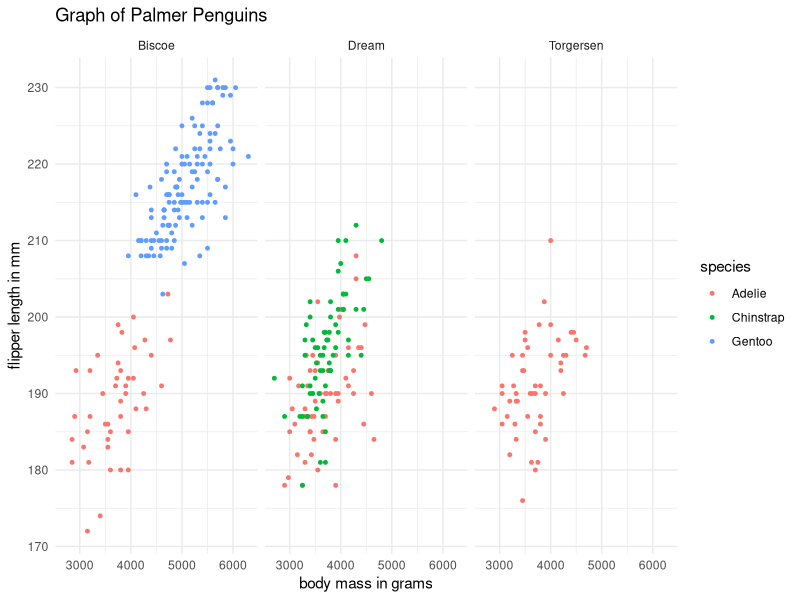
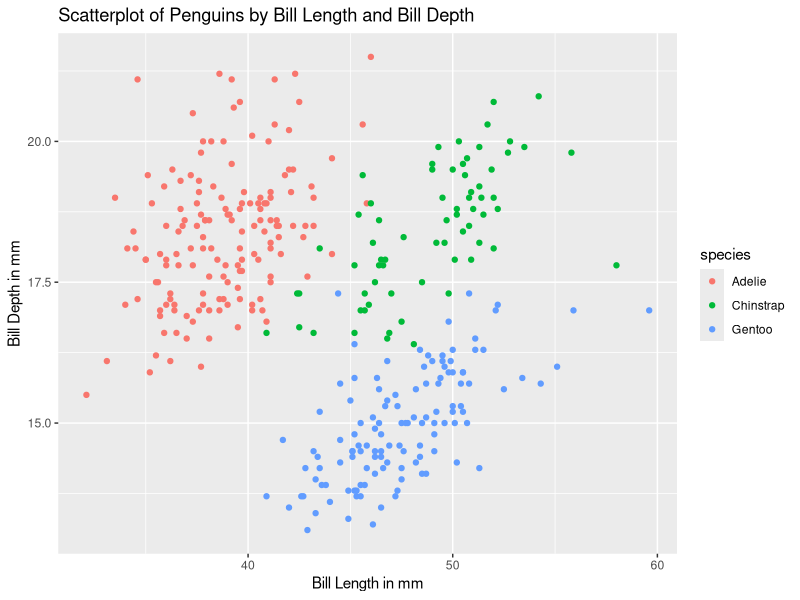

Reproduce these figures in R, in order.
## ---- chunk 1
knitr::opts_chunk$set(echo = TRUE)
library(tidyverse)
#no quotes in tidyverse, calling for package
#to install, install.packages in the console("packagename") in quotes. Just typed in console install.packages("palmerpenguins), so now I can call for it
library(palmerpenguins)
## ---- chunk 2
#first 6 lines
head(penguins)
#last 6 lines
tail(penguins)
## ---- chunk 3
ggplot(data = penguins, aes(x = body_mass_g, y = flipper_length_mm)) + geom_point(aes(color = species), size = 1)  + 
  facet_wrap(~island) +
  theme_minimal() +
  labs(
    x = "body mass in grams", y = "flipper length in mm", title = "Graph of Palmer Penguins")
#this tells us that the color is dependent on the species
#~ means "as the different functions of island", makes three separate panels for islands
## ---- chunk 4
ggplot(data = penguins, aes(x = bill_length_mm, y = bill_depth_mm)) + geom_point(aes(color = species)) +
  labs(x = "Bill Length in mm", y = "Bill Depth in mm", title = "Scatterplot of Penguins by Bill Length and Bill Depth")
